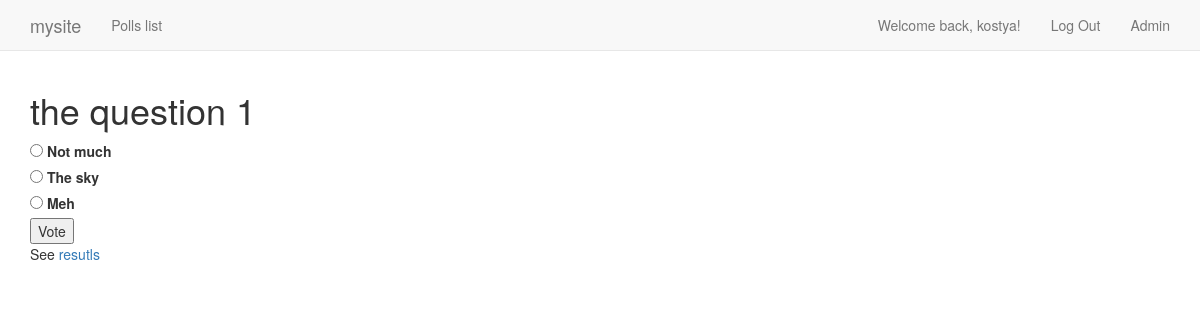
The app's page /polls/1/ (signed in) with its own data.
### polls/models.py (models this page shows, shortened)
class Question(models.Model):
    question_text = models.CharField(max_length=200)
    pub_date = models.DateField('date published')
    class Meta:
        verbose_name = "Question"
        verbose_name_plural = "Questions"

class Choice(models.Model):
    question = models.ForeignKey(Question, on_delete=models.CASCADE)
    choice_text = models.CharField(max_length=200)
    votes = models.IntegerField(default=0)
    class Meta:
        verbose_name = "Choice"
        verbose_name_plural = "Choices"

### polls/views.py (the view)
# urls.py: url(r'^(?P<pk>[0-9]+)/$', views.QuestionDetailView.as_view(), name='detail'),
class QuestionDetailView(DetailView):
    model = models.Question
    template_name = "polls/detail.html"

### polls/templates/polls/detail.html (shortened to what this page needs)
{% extends '../base.html' %}
{% block body_block %}
    <h1>{{ question.question_text }}</h1>
    <form action="{% url 'polls:vote' question.id %}" method="post">
    {% for choice in question.choice_set.all %}
        <input type="radio" name="choice" id="choice-{{ forloop.counter }}" value='{{ choice.id }}'>
        <label for="choice{{ forloop.counter }}">{{ choice.choice_text }}</label><br/>
    {% endfor %}
    <input type="submit" value="Vote">
    </form>
    See <a href="{% url 'polls:results' question.id %}">resutls</a>
{% endblock body_block %}

### templates/topnavbar.html (shortened to what this page needs)
<nav class="navbar navbar-default navbar-fixed-top">
      <div class="container">
        <div class="navbar-header">
          <a class="navbar-brand" href="{% url 'home' %}">mysite</a>
        </div>
        <div id="navbar" class="navbar-collapse collapse">
          <ul class="nav navbar-nav">
            <li><a href="{% url 'polls:index' %}">Polls list</a></li>
          </ul>
          <ul class="nav navbar-nav navbar-right">
            <li>{% if user.is_authenticated %}
              <a>Welcome back, {{user}}!</a>
            {% endif %}
            </li>
            <li>{% if user.is_authenticated %}
              <a href="{% url 'logout' %}">Log Out</a></li>
            {% else %}
            <li><a href="{% url 'login' %}">Log in</a></li>
            <li><a class="signup" href="{% url 'signup' %}">Sign Up</a></li>
            {% endif %}
            <li><a href="{% url 'admin:index' %}">Admin</a></li>
          </ul>
        </div>
      </div>
    </nav>

### static/css/style.css (style rules this page uses)
body { padding-top: 70px; }

### records on screen
Question: question_text "the question 1"
Choice: choice_text "Not much"
Choice: choice_text "The sky"
Choice: choice_text "Meh"

### other values on screen
{{ user }} "kostya"
